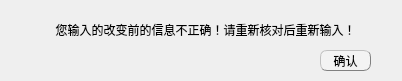
<?xml version="1.0" encoding="UTF-8"?>
<ui version="4.0">
 <class>ChangePerWarning</class>
 <widget class="QWidget" name="ChangePerWarning">
  <property name="geometry">
   <rect>
    <x>0</x>
    <y>0</y>
    <width>402</width>
    <height>81</height>
   </rect>
  </property>
  <property name="windowTitle">
   <string>Form</string>
  </property>
  <widget class="QLabel" name="warnLabel">
   <property name="geometry">
    <rect>
     <x>20</x>
     <y>20</y>
     <width>371</width>
     <height>20</height>
    </rect>
   </property>
   <property name="text">
    <string>您输入的改变前的信息不正确！请重新核对后重新输入！</string>
   </property>
   <property name="alignment">
    <set>Qt::AlignCenter</set>
   </property>
  </widget>
  <widget class="QPushButton" name="pushButton">
   <property name="geometry">
    <rect>
     <x>320</x>
     <y>50</y>
     <width>51</width>
     <height>21</height>
    </rect>
   </property>
   <property name="styleSheet">
    <string notr="true">QPushButton{background-color: rgb(243, 243, 243);border:0.5px groove gray;border-radius:7px;padding:2px 4px;border-style: outset;}
QPushButton:hover{background-color:rgb(229, 241, 251); color: black;}
QPushButton:pressed{background-color:rgb(191, 190, 192);border-style: inset;}</string>
   </property>
   <property name="text">
    <string>确认</string>
   </property>
  </widget>
 </widget>
 <resources/>
 <connections/>
</ui>
